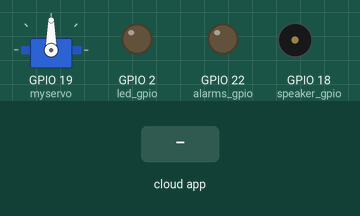
This sketch was run on a simulated ESP32. Parts: servo, output pins drawn as LEDs (lit = HIGH), buzzer (waves = sounding, pin HIGH). The test bench sets the inputs (shaded band). WiFi joins after 1.5 s; servers stay silent unless stated; the Firebase database answers and starts empty; what the sketch prints to the serial monitor is not drawn.

Above: at 3.8 s.
3.9 s: the phone or cloud app sets DOOR_State to ON
6.9 s: the phone or cloud app sets LED_State to ON
At 9.0 s:
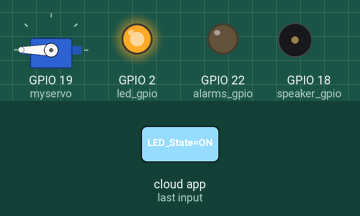
9.4 s: the phone or cloud app sets SPEAKER_State to ON
At 11.0 s:
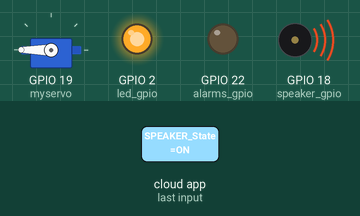
11.3 s: the phone or cloud app sets ALARMS_State to ON
At 11.9 s:
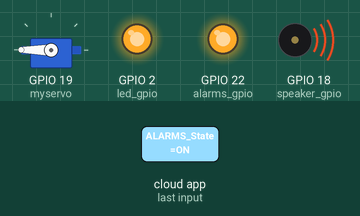
13.0 s: the phone or cloud app sets LED_State to OFF
At 13.8 s:
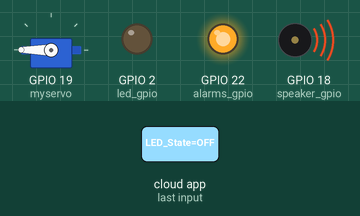
14.6 s: the phone or cloud app sets SPEAKER_State to OFF
At 16.0 s:
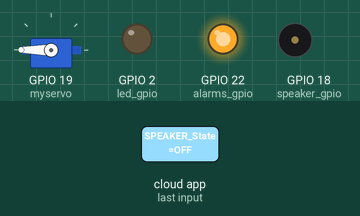
Timing chart, 0 to 17.6 s (numbered marks = the images above; inputs shaded):
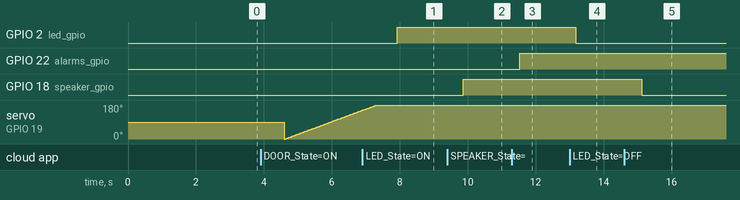

The sketch:

Group18-Sec3-HomeSecurityApp-Owen-Michelle-Hang-Nick.ino
```cpp
// Arduino Control Code
// Group18-Sec3-HomeSecurityApp-Owen-Michelle-Hang-Nick

#include <WiFi.h>
#include <IOXhop_FirebaseESP32.h>
#include <ESP32Servo.h>


#define FIREBASE_Host "security-app-d5288-default-rtdb.firebaseio.com"
#define FIREBASE_authorization_key "4iKq1XzFQ09ryXA9zOj8YR2x7ZhgbWTFIDDq8XlE"
#define Your_SSID "SM-S911W3043"
#define Your_PASSWORD "iheznuk7nie7czn"
#define led_gpio 2
#define led_gpio15 15
#define motion_gpio 21
#define servo_gpio 19
#define speaker_gpio 18
#define alarms_gpio 22
int pos = 0;    // variable to store the servo position

Servo myservo;

String led_state = "";
String motion_mode = "";
String motion_state = "";
String servo_state = "";
String speaker_state = "";
String alarms_state = "";


void setup() {

  Serial.begin(115200);
  delay(1000);
  pinMode(led_gpio, OUTPUT);
  pinMode(motion_gpio, INPUT);
  pinMode(speaker_gpio, OUTPUT);
  pinMode(alarms_gpio, OUTPUT);
  	// Allow allocation of all timers
	ESP32PWM::allocateTimer(0);
	ESP32PWM::allocateTimer(1);
	ESP32PWM::allocateTimer(2);
	ESP32PWM::allocateTimer(3);
	myservo.setPeriodHertz(50);    // standard 50 hz servo
	myservo.attach(19, 500, 2400);

  WiFi.begin(Your_SSID, Your_PASSWORD);
  Serial.print("Connecting to WIFI");
  while (WiFi.status() != WL_CONNECTED) {
  Serial.print(".");
  delay(500);
  }

  Serial.println();
  Serial.print("Connected to WIFI!");
  Serial.println();
  Serial.print("IP Address: ");
  Serial.println(WiFi.localIP());
  Firebase.begin(FIREBASE_Host, FIREBASE_authorization_key);
  Firebase.setString("LED State: ", "OFF");

}

void loop() {

  turnLight_LED();

  turnMotion_Sensor();

  turnServo_LED();

  turnSpeaker_LED();

  turnAlarms_LED();
}

void turnLight_LED()
{
  led_state = Firebase.getString("LED_State");
  if (led_state == "ON") {

    Serial.println("Led is ON");

    digitalWrite(led_gpio, HIGH);

  }

  else if (led_state == "OFF") {

    Serial.println("Led is OFF");

    digitalWrite(led_gpio, LOW);

  }

  else {

     Serial.println("Wrong value entered! Only ON or OFF accepted");

  }
}

void turnMotion_Sensor()
{
    motion_mode = Firebase.getString("MOTION_Mode");

  if(motion_mode == "ON")
  {
    int motionDetected = digitalRead(motion_gpio);

    if (motionDetected == HIGH) {

      Serial.println("Motion detected!");

      motion_state = "ON";

      digitalWrite(led_gpio15, HIGH);

    } else {

      Serial.println("No motion detected.");

      motion_state = "OFF";

      digitalWrite(led_gpio15, LOW);

    }

    Firebase.setString("MOTION_State", motion_state);

    delay(500);
  }
}

void turnServo_LED()
{
  servo_state = Firebase.getString("DOOR_State");

  if(servo_state == "ON")
  {
    moveServo();

    Firebase.setString("DOOR_State", "OFF");
  }
}

void turnSpeaker_LED()
{
  speaker_state = Firebase.getString("SPEAKER_State");

  if (speaker_state == "ON") {

    Serial.println("Speaker is ON");

    digitalWrite(speaker_gpio, HIGH);

  }

  else if (speaker_state == "OFF") {

    Serial.println("Speaker is OFF");

    digitalWrite(speaker_gpio, LOW);

  }
}

void turnAlarms_LED()
{
  alarms_state = Firebase.getString("ALARMS_State");
  if (alarms_state == "ON") {

    Serial.println("ALARMS is ON");

    digitalWrite(alarms_gpio, HIGH);

  }

  else if (alarms_state == "OFF") {

    Serial.println("ALARMS is OFF");

    digitalWrite(alarms_gpio, LOW);

  }
}

void moveServo() {
  for (int pos = 0; pos <= 180; pos += 1) {
    myservo.write(pos);

    delay(15);
  }
}
```

Measured:
- after the input at 6.9 s, GPIO 2 (led_gpio): LOW → HIGH after 1.0 s
- after the input at 9.4 s, GPIO 18 (speaker_gpio): LOW → HIGH after 0.47 s
- after the input at 11.3 s, GPIO 22 (alarms_gpio): LOW → HIGH after 0.22 s
- after the input at 13.0 s, GPIO 2 (led_gpio): HIGH → LOW after 0.18 s
- after the input at 14.6 s, GPIO 18 (speaker_gpio): HIGH → LOW after 0.53 s
